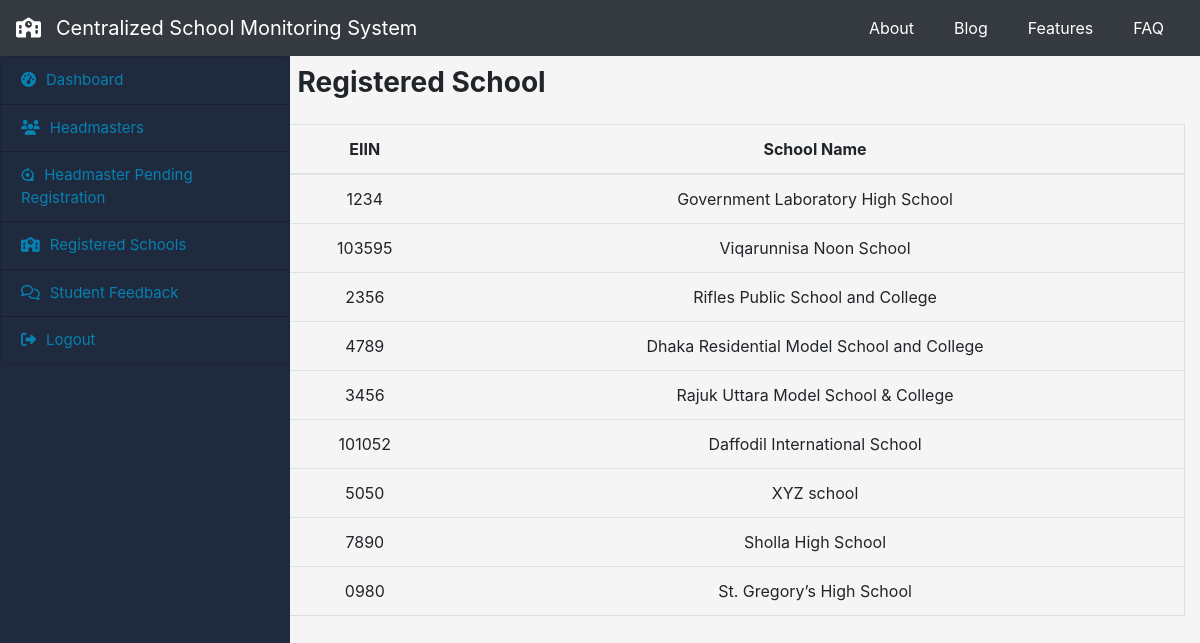
Page /registered_schools on the committed database.
### school/models.py (models this page shows, shortened)
class schoolInfo(models.Model):
    school_select = [
        ('Government Laboratory High School', 'Government Laboratory High School'),
        ('Viqarunnisa Noon School', 'Viqarunnisa Noon School'),
        ('Rifles Public School and College', 'Rifles Public School and College'),
        ('Dhaka Residential Model School and College',
         'Dhaka Residential Model School and College'),
        ('Rajuk Uttara Model School & College',
         'Rajuk Uttara Model School & College'),
        ('Dhanmondi Government Boys’ High School',
         'Dhanmondi Government Boys’ High School'),
        ('Saint Joseph Higher Secondary School',
         'Saint Joseph Higher Secondary School'),
        ('St. Gregory’s High School', 'St. Gregory’s High School'),
        ('Motijheel Government Boys High school',
         'Motijheel Government Boys High school'),
        ('Mirpur Govt. High School', 'Mirpur Govt. High School'),
        ('Django', 'Django')
    ]
    SchoolEIIN = models.CharField(
        primary_key=True, max_length=25, blank=False, null=False)
    schoolName = models.CharField(max_length=100, blank=False, null=False)
    schoolAddress = models.CharField(max_length=100, blank=False, null=False)
    totalStudent = models.IntegerField(blank=False, null=False)
    totalTeacher = models.IntegerField(blank=False, null=False)
    attendance_percentage = models.IntegerField(
        blank=False, null=False, default=1)
    pass_percentage = models.IntegerField(blank=False, null=False, default=1)

### officer/views.py (the view)
# urls.py: path('registered_schools', views.registered_schools, name="registered_schools")
def registered_schools(request):
    obj = schoolInfo.objects.all()
    return render(request, 'registered_schools.html', {'schools': obj})

### officer/templates/registered_schools.html (shortened to what this page needs)
{% extends 'o_base.html' %}
{% block content %}
<div>
    <h3 class="font-weight-bold mb-4 d-inline-block">Registered School</h3>
</div>
<div class="row head_verify">
    <table class="table">
        <thead>
            <tr>
                <th scope="col">EIIN</th>
                <th scope="col">School Name</th>
            </tr>
        </thead>
        <tbody>
            {% for sch in schools %}
            <tr>
                <td>{{ sch.SchoolEIIN }}</td>
                <td>{{ sch.schoolName }}</td>
            </tr>
            {% endfor %}
        </tbody>
    </table>
</div>
{% endblock %}

### static/styles/app.css (style rules this page uses)
body { background-color: whitesmoke; }
.allteacher .table, .teacher_verify .table, .head_verify .table, .assign_tech_table .table { text-align:center; border: 1px solid #ddd; }

### rows in the picture
schoolInfo: SchoolEIIN "1234", schoolName "Government Laboratory High School"
schoolInfo: SchoolEIIN "103595", schoolName "Viqarunnisa Noon School"
schoolInfo: SchoolEIIN "2356", schoolName "Rifles Public School and College"
schoolInfo: SchoolEIIN "4789", schoolName "Dhaka Residential Model School and College"
schoolInfo: SchoolEIIN "3456", schoolName "Rajuk Uttara Model School & College"
schoolInfo: SchoolEIIN "101052", schoolName "Daffodil International School"
schoolInfo: SchoolEIIN "5050", schoolName "XYZ school"
schoolInfo: SchoolEIIN "7890", schoolName "Sholla High School"
schoolInfo: SchoolEIIN "0980", schoolName "St. Gregory’s High School"
